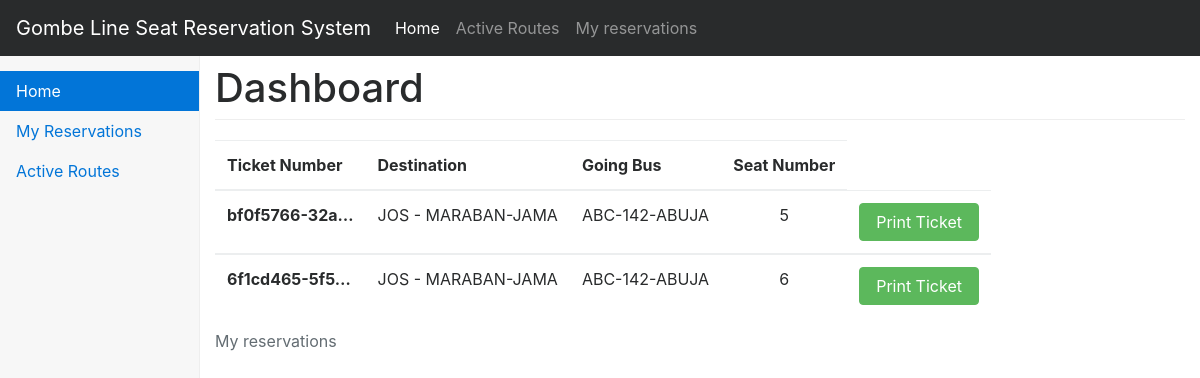
Page /myreserve (signed in) on the earlier database version.
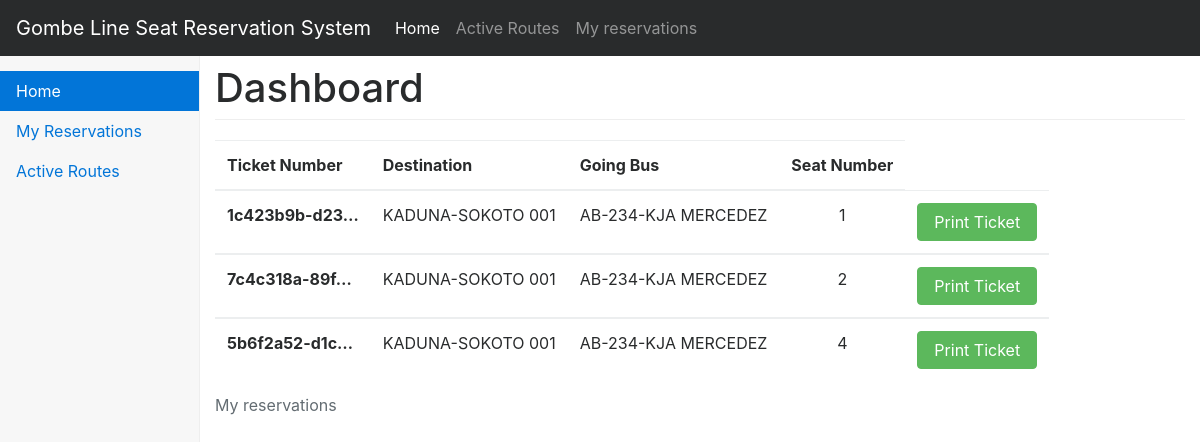
Same page on the later database version.
### reservations/models.py (models this page shows, shortened)
class Reservation(CreationModificationDateMixin):
    user = models.CharField(default='Admin', verbose_name='Reservation Owner', max_length=200)
    reservation_number = models.UUIDField(default=uuid.uuid1, editable=False)
    destination = models.ForeignKey(Route, verbose_name="Select A Route")
    seat_number = models.IntegerField(verbose_name="PICK A SEAT", null=True)
    car_class = models.CharField(verbose_name="CAR Class", max_length=200,blank=True)
    car_plate_num = models.CharField(verbose_name="CAR Plate Num", max_length=200, blank=True)
    car_type = models.CharField(verbose_name="CAR TYPE", max_length=200, blank=True)
    def __str__(self):
        return str(self.reservation_number) + " " + str(self.seat_number) + "  " + str(self.destination)

class Route(CreationModificationDateMixin):
    route_name = models.CharField(max_length=200, verbose_name="PICK ROUTE")
    route_description = models.CharField(verbose_name="Route Description", max_length=150)
    price = models.IntegerField(verbose_name="Price")
    stop_point = models.CharField(verbose_name="Stop Point 1", max_length=150)
    stop_point1 = models.CharField(verbose_name="Stop Point 2", max_length=150)
    stop_point2 = models.CharField(verbose_name="Stop Point 3", max_length=150, blank=True)
    stop_point3 = models.CharField(verbose_name="Stop Point 4", max_length=150, blank=True)
    stop_point4 = models.CharField(verbose_name="Stop Point 5", max_length=150, blank=True)
    status = models.BooleanField(verbose_name="Route Status")
    bus = models.OneToOneField(Bus, verbose_name="Going Bus")
    departure_time = models.DateTimeField(verbose_name="Departure Time")
    def __str__(self):
        return self.route_name

class Bus(models.Model):
    bus_plate_number = models.CharField(max_length=60, verbose_name="Registration Number")
    colour = models.CharField(max_length=50, verbose_name="Bus Colour")
    engine_number = models.CharField(max_length=50, verbose_name="Engine Number")
    bus_image = models.ImageField(verbose_name="Bus Image", upload_to=upload_to)
    bus_seats = models.ManyToManyField(Seat, "Add Seats To Bus+")
    seat_chart = models.ForeignKey(SeatChart, null=True)

### reservations/view/user_reservation.py (the view)
# urls.py: url(r'^myreserve$', user_reservationpage, name="distinct-reservations"),
def user_reservationpage(request):
    my_reservation = Reservation.objects.filter(user=request.user.username)
    from pprint import pprint
    pprint(my_reservation)
    return render(request, 'user_reservation.html', {'my_reservation':my_reservation})

### templates/user_reservation.html
{% extends 'base.html' %}
{% block content %}
<div class="container">
<div class="table table-responsive table-hover">
    <table>
            <caption>My reservations</caption>
        <thead>
        <tr>
            <th>Ticket Number</th>
            <th>Destination</th>
            <th>Going Bus</th>
            <th>Seat Number</th>
        </tr>
        </thead>
        {% for reservation in my_reservation %}
        <tbody>
        <tr>
            <th>{{ reservation.reservation_number | truncatechars:13 }}</th>
            <td>{{ reservation.destination }}</td>
            <td>{{ reservation.destination.bus.bus_plate_number }}</td>
            <td>{{ reservation.seat_number }}</td>
              <td><a href="{% url 'print_ticket' reservation_id=reservation.id %}" class="btn btn-success" role="button">Print Ticket</a></td>
        </tr>
        </tbody>
        {% endfor %}
    </table>
</div>
</div>
{% endblock %}

Differences in the rows shown:
removed Reservation: reservation_number "bf0f5766-32a…", destination "JOS - MARABAN-JAMA", destination.bus.bus_plate_number "ABC-142-ABUJA", seat_number "5"
removed Reservation: reservation_number "6f1cd465-5f5…", destination "JOS - MARABAN-JAMA", destination.bus.bus_plate_number "ABC-142-ABUJA", seat_number "6"
added Reservation: reservation_number "1c423b9b-d23…", destination "KADUNA-SOKOTO 001", destination.bus.bus_plate_number "AB-234-KJA MERCEDEZ", seat_number "1"
added Reservation: reservation_number "7c4c318a-89f…", destination "KADUNA-SOKOTO 001", destination.bus.bus_plate_number "AB-234-KJA MERCEDEZ", seat_number "2"
added Reservation: reservation_number "5b6f2a52-d1c…", destination "KADUNA-SOKOTO 001", destination.bus.bus_plate_number "AB-234-KJA MERCEDEZ", seat_number "4"
